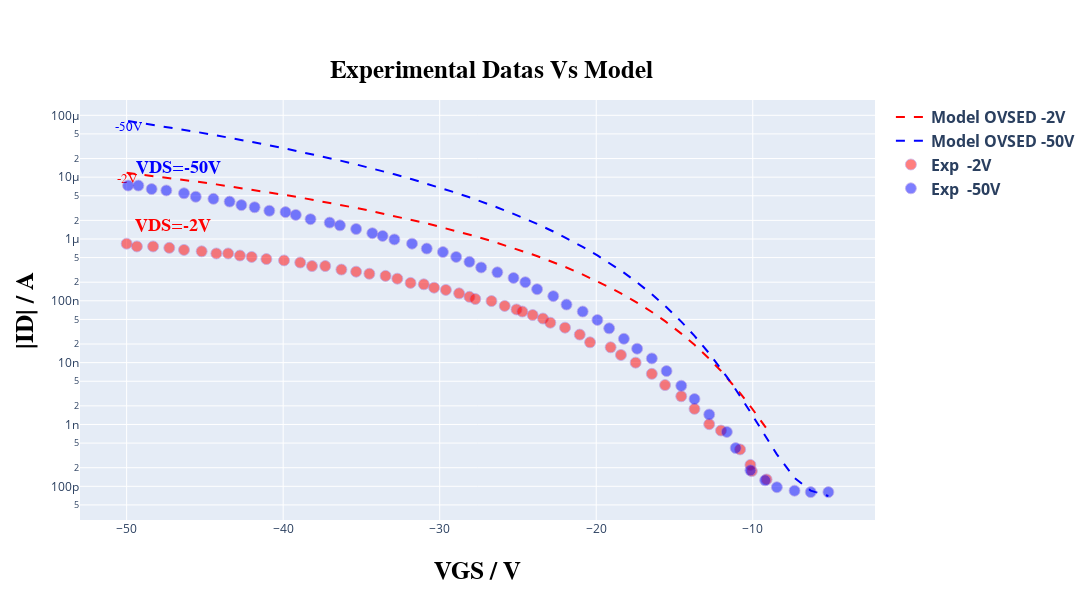
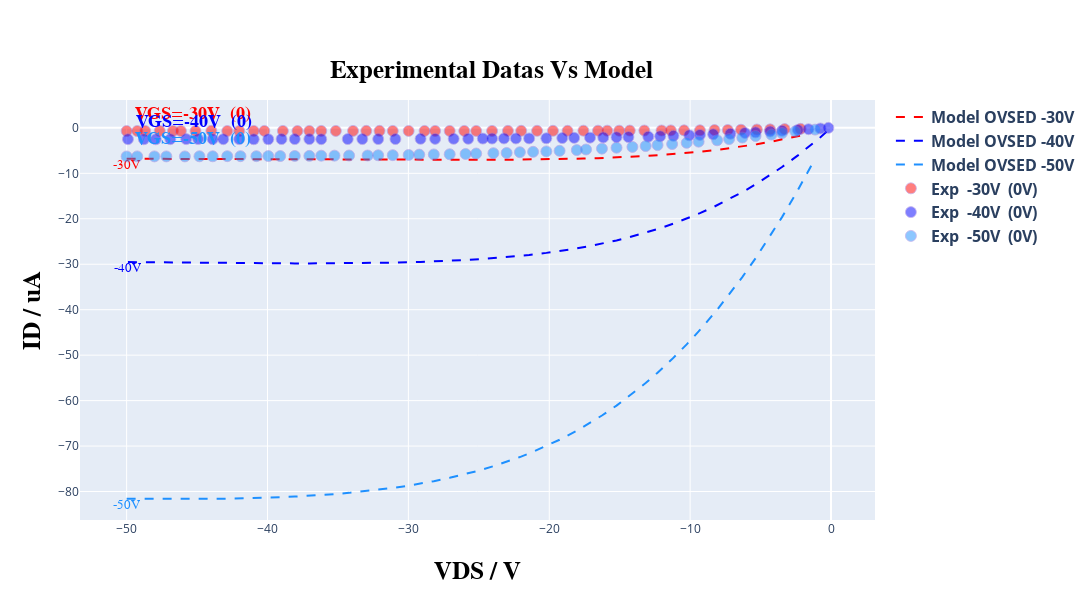

These figures' notebook cell, in order:
### Code cell
# @title ##### ***GRAFICS PLOT OPTION:*** { run: "auto" }
option = 'show both curves' # @param ["Show Transfer curve", "Show output curve", "show both curves"]

plot = initialize_graphics_plot(image_size_width, image_size_height)
model = instance_model(read, TFTModel, n_points, type_curve_plot, load_parameters, input_voltage, Vv, load_idleak, width_t, count_transfer, tp_tst, experimental_data_scale_transfer, current_typic, resistance, current)
in_model_data, in_exp_data, out_model_data, out_exp_data = load_experimental_data(read, count_transfer, Vv, Id, model, count_output)
plot_curves(option, plot, list_tension, list_tension_shift, count_transfer, in_model_data, out_model_data, in_exp_data, out_exp_data, shift_list, select_files, current_typic, type_curve_plot)
read.compute_relative_distance(Id, model)
